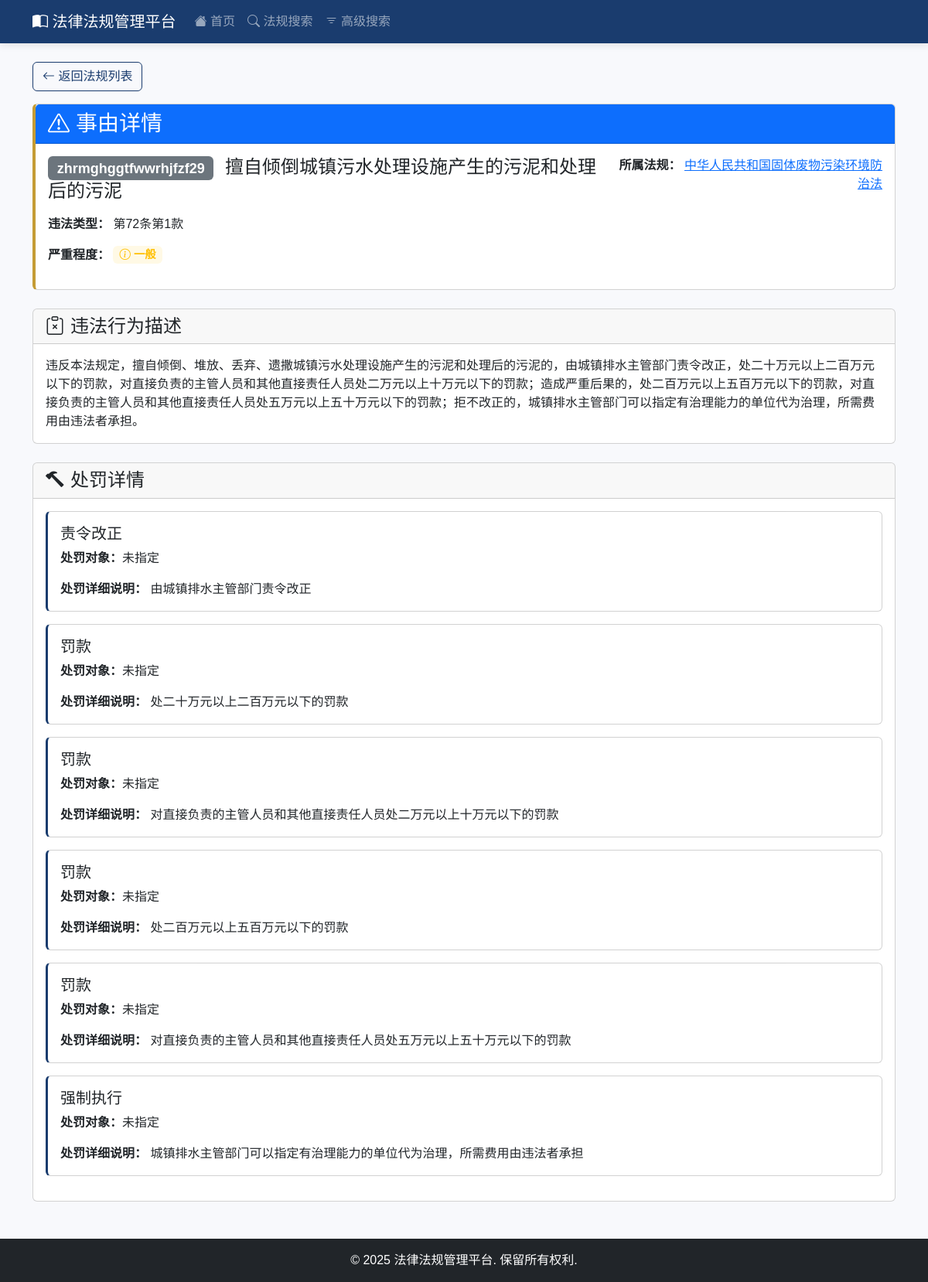
Screenshot of /causes/242 with the database file from the repository.
### models.py (models this page shows)
class LegalCause(db.Model):
    id = db.Column(db.Integer, primary_key=True)
    regulation_id = db.Column(db.Integer, db.ForeignKey('legal_regulation.id'), nullable=False)
    code = db.Column(db.String(100), nullable=False)  # 唯一编号
    description = db.Column(db.Text, nullable=False)  # 事由描述
    violation_type = db.Column(db.String(200))  # 违则
    violation_clause = db.Column(db.String(200))  # 违则条款
    behavior = db.Column(db.Text)  # 行为
    illegal_behavior = db.Column(db.Text)  # 违法行为
    penalty_type = db.Column(db.String(200))  # 罚则
    penalty_clause = db.Column(db.String(200))  # 罚则条款
    severity = db.Column(db.String(20))  # 严重程度
    punishments = relationship('LegalPunishment', back_populates='cause', cascade='all, delete-orphan')
    regulation = relationship('LegalRegulation', back_populates='causes')

class LegalRegulation(db.Model):
    id = db.Column(db.Integer, primary_key=True)
    name = db.Column(db.String(200), nullable=False, unique=True)  # 法规名称
    document_number = db.Column(db.String(100))  # 文号
    issued_by = db.Column(db.String(100))  # 通过机构
    approved_by = db.Column(db.String(100))  # 批准机构
    issued_date = db.Column(db.DateTime)  # 批准日期
    effective_date = db.Column(db.DateTime)  # 生效日期
    revision_date = db.Column(db.DateTime)  # 修订日期
    hierarchy_level = db.Column(db.String(50))  # 效力级别
    province = db.Column(db.String(50))  # 省
    city = db.Column(db.String(50))  # 市
    status = db.Column(db.String(20), default='active')  # 状态：active, archived
    structures = relationship('LegalStructure', back_populates='regulation', cascade='all, delete-orphan')
    causes = relationship('LegalCause', back_populates='regulation', cascade='all, delete-orphan')

class LegalPunishment(db.Model):
    id = db.Column(db.Integer, primary_key=True)
    cause_id = db.Column(db.Integer, db.ForeignKey('legal_cause.id'), nullable=False)
    circumstance = db.Column(db.String(200))  # 情形
    punishment_type = db.Column(db.String(100))  # 处罚类型
    progressive_punishment = db.Column(db.String(200))  # 递进处罚
    industry = db.Column(db.String(200))  # 行业
    subject_level = db.Column(db.String(100))  # 主体级别
    punishment_target = db.Column(db.String(100))  # 处罚对象
    punishment_details = db.Column(db.Text)  # 处罚明细
    additional_notes = db.Column(db.Text)  # 补充说明
    cause = relationship('LegalCause', back_populates='punishments')

### app.py (the view)
@app.route('/causes/<int:cause_id>')
def cause_detail(cause_id):
    cause = LegalCause.query.get_or_404(cause_id)
    punishments = LegalPunishment.query.filter_by(cause_id=cause_id).all()
    return render_template('causes/detail.html',
                           cause=cause,
                           punishments=punishments)

### app.py (called while the page is built)
@app.context_processor
def utility_processor():
    return {
        'get_punishment_count': get_punishment_count
    }

### templates/causes/detail.html (shortened to what this page needs)
<!DOCTYPE html>
<html lang="zh">
<head>
    <link href="https://cdn.jsdelivr.net/npm/bootstrap@5.3.0/dist/css/bootstrap.min.css" rel="stylesheet">
    <link rel="stylesheet" href="https://cdn.jsdelivr.net/npm/bootstrap-icons@1.11.0/font/bootstrap-icons.css">
</head>
<body>
    <nav class="navbar navbar-expand-lg navbar-dark">
        <div class="container">
            <a class="navbar-brand" href="/">
                <i class="bi bi-book-half"></i> 法律法规管理平台
            </a>
            <div class="collapse navbar-collapse" id="navbarNav">
                <ul class="navbar-nav">
                    <li class="nav-item">
                        <a class="nav-link" href="/">
                            <i class="bi bi-house-fill"></i> 首页
                        </a>
                    </li>
                    <li class="nav-item">
                        <a class="nav-link" href="/search/regulations">
                            <i class="bi bi-search"></i> 法规搜索
                        </a>
                    </li>
                    <li class="nav-item">
                        <a class="nav-link" href="/advanced_search">
                            <i class="bi bi-filter"></i> 高级搜索
                        </a>
                    </li>
                </ul>
            </div>
        </div>
    </nav>
    <div class="container mt-4">
        <div class="row">
            <div class="col-12">
                <a href="{{ url_for('search_regulations') }}" class="btn btn-back mb-3">
                    <i class="bi bi-arrow-left"></i> 返回法规列表
                </a>
            </div>
        </div>
        <div class="card cause-card">
            <div class="card-header bg-primary text-white">
                <h3 class="mb-0">
                    <i class="bi bi-exclamation-triangle me-2"></i>事由详情
                </h3>
            </div>
            <div class="card-body">
                <div class="row">
                    <div class="col-md-8">
                        <h4 class="mb-3">
                            <span class="badge bg-secondary me-2">{{ cause.code }}</span>
                            {{ cause.description }}
                        </h4>
                        <div class="mb-3">
                            <strong>违法类型：</strong>
                            {{ cause.violation_type or '未知' }}
                        </div>
                        <div class="mb-3">
                            <strong>严重程度：</strong>
                            {% if cause.severity == '严重' %}
                            <span class="badge severity-badge badge-light-danger">
                                <i class="bi bi-exclamation-octagon me-1"></i>严重
                            </span>
                            {% elif cause.severity == '轻微' %}
                            <span class="badge severity-badge badge-light-success">
                                <i class="bi bi-check-circle me-1"></i>轻微
                            </span>
                            {% else %}
                            <span class="badge severity-badge badge-light-warning">
                                <i class="bi bi-info-circle me-1"></i>一般
                            </span>
                            {% endif %}
                        </div>
                    </div>
                    <div class="col-md-4 text-md-end">
                        <div class="mb-2">
                            <strong>所属法规：</strong>
                            <a href="{{ url_for('regulation_detail', regulation_id=cause.regulation.id) }}" class="text-primary">
                                {{ cause.regulation.name }}
                            </a>
                        </div>
                    </div>
                </div>
            </div>
        </div>
        <div class="card mt-4">
            <div class="card-header">
                <h4 class="mb-0">
                    <i class="bi bi-clipboard-x me-2"></i>违法行为描述
                </h4>
            </div>
            <div class="card-body">
                {{ cause.illegal_behavior or '暂无详细描述' }}
            </div>
        </div>
        <div class="card mt-4">
            <div class="card-header">
                <h4 class="mb-0">
                    <i class="bi bi-hammer me-2"></i>处罚详情
                </h4>
            </div>
            <div class="card-body">
                {% for punishment in punishments %}
                <div class="card punishment-card mb-3">
                    <div class="card-body">
                        <div class="row">
                            <div class="col-md-8">
                                <h5 class="card-title">
                                    {{ punishment.punishment_type or '未知处罚' }}
                                </h5>
                                <p class="card-text">
                                    <strong>处罚对象：</strong>{{ punishment.subject_type or '未指定' }}
                                </p>
                            </div>
                            <div class="col-md-4 text-md-end">
                            </div>
                        </div>
                        {% if punishment.punishment_details %}
                        <div class="mt-3">
                            <strong>处罚详细说明：</strong>
                            {{ punishment.punishment_details }}
                        </div>
                        {% endif %}
                    </div>
                </div>
                {% else %}
                <div class="text-center text-muted">
                    <i class="bi bi-inbox"></i> 暂无处罚信息
                </div>
                {% endfor %}
            </div>
        </div>
    </div>
    <footer class="bg-dark text-white text-center py-3 mt-5">
        <div class="container">
            <p class="mb-0">&copy; 2025 法律法规管理平台. 保留所有权利.</p>
        </div>
    </footer>
</body>
</html>

### templates/causes/detail.html (style rules this page uses)
:root { --primary-color: #1a3c6e; --secondary-color: #f8f9fc; --accent-color: #c59c34; --dark-color: #2c3e50; --light-accent: #e9f0f7; }
body { font-family: 'Microsoft YaHei', '微软雅黑', Arial, sans-serif; background-color: var(--secondary-color); }
.navbar { background-color: var(--primary-color) !important; box-shadow: 0 2px 10px rgba(0, 0, 0, 0.1); }
.cause-card { border-left: 4px solid var(--accent-color); margin-bottom: 1.5rem; }
.punishment-card { border-left: 3px solid var(--primary-color); transition: all 0.3s ease; }
.btn-back { background-color: var(--secondary-color); border-color: var(--primary-color); color: var(--primary-color); }
.severity-badge { font-size: 0.9rem; padding: 0.25rem 0.5rem; }
.badge-light-warning { background-color: rgba(255, 193, 7, 0.1); color: #ffc107; }

### rows the page displays
LegalCause: code "zhrmghggtfwwrhjfzf29", description "擅自倾倒城镇污水处理设施产生的污泥和处理后的污泥", violation_type "第72条第1款", illegal_behavior "违反本法规定，擅自倾倒、堆放、丢弃、遗撒城镇污水处理设施产生的污泥和处理后的污泥的，由城镇排水主管部门责令改正，处二十万元以上二百万元以下的罚款，对直接负责的主管人员和其他直接责任人员处二万元以上十万元以下的罚款；造成严重后果的，处二百万元以上五百万元以下的罚款，对直接负责的主管人员和其他直接责任人员处五万元以上五十万元以下的罚款；拒不改正的，城镇排水主管部门可以指定有治理能力的单位代为治理，所需费用由违法者承担。"
LegalRegulation: regulation.name "中华人民共和国固体废物污染环境防治法"
LegalPunishment: punishment_type "责令改正", subject_type "未指定", punishment_details "由城镇排水主管部门责令改正"
LegalPunishment: punishment_type "罚款", subject_type "未指定", punishment_details "处二十万元以上二百万元以下的罚款"
LegalPunishment: punishment_type "罚款", subject_type "未指定", punishment_details "对直接负责的主管人员和其他直接责任人员处二万元以上十万元以下的罚款"
LegalPunishment: punishment_type "罚款", subject_type "未指定", punishment_details "处二百万元以上五百万元以下的罚款"
LegalPunishment: punishment_type "罚款", subject_type "未指定", punishment_details "对直接负责的主管人员和其他直接责任人员处五万元以上五十万元以下的罚款"
LegalPunishment: punishment_type "强制执行", subject_type "未指定", punishment_details "城镇排水主管部门可以指定有治理能力的单位代为治理，所需费用由违法者承担"
